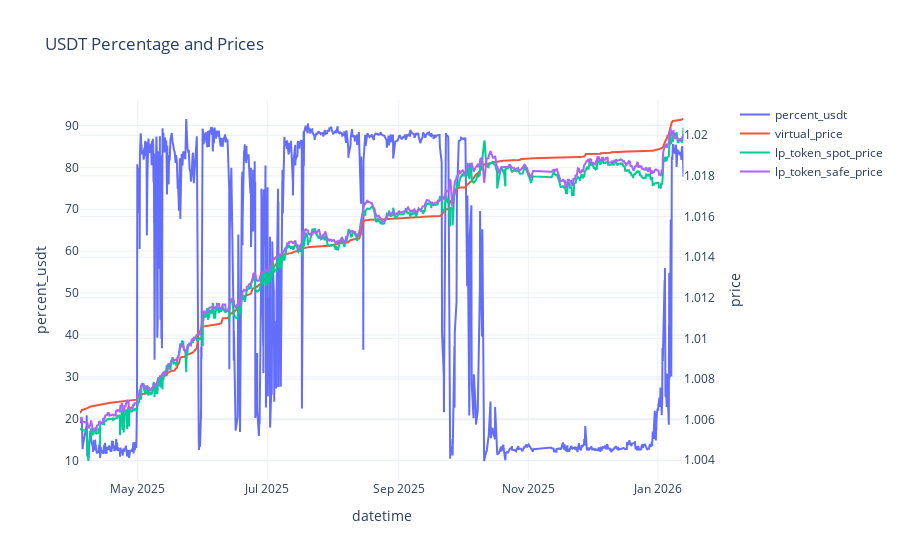

Notebook cell for this chart:
### Code cell
# Merge onchain_df and df on block
merged_df = onchain_df.merge(df[['block', 'lp_token_spot_price', 'lp_token_safe_price']], 
                               left_on=onchain_df.index, 
                               right_on=df.index, 
                               how='left')
merged_df = merged_df.set_index('key_0')

# Create the plot with multiple traces on secondary y-axis
fig = make_subplots(specs=[[{"secondary_y": True}]])

fig.add_trace(
    go.Scatter(x=merged_df.index, y=merged_df['percent_usdt'], name='percent_usdt'),
    secondary_y=False,
)

fig.add_trace(
    go.Scatter(x=merged_df.index, y=merged_df['virtual_price'], name='virtual_price'),
    secondary_y=True,
)

fig.add_trace(
    go.Scatter(x=merged_df.index, y=merged_df['lp_token_spot_price'], name='lp_token_spot_price'),
    secondary_y=True,
)

fig.add_trace(
    go.Scatter(x=merged_df.index, y=merged_df['lp_token_safe_price'], name='lp_token_safe_price'),
    secondary_y=True,
)

fig.update_xaxes(title_text="datetime")
fig.update_yaxes(title_text="percent_usdt", secondary_y=False)
fig.update_yaxes(title_text="price", secondary_y=True)
fig.update_layout(title_text="USDT Percentage and Prices")

fig.show()

### Figure 1 — Plotly figure (JSON) as saved in the notebook; plotly's stock layout.template omitted (floating-point values rounded to 4 significant figures; data arrays with more than 128 entries replaced by an {"elided": "..."} marker saying what was removed)
{"data": [{"name": "percent_usdt", "type": "scatter", "x": {"elided": "1890 str values"}, "xaxis": "x", "y": {"elided": "1890 float values"}, "yaxis": "y"}, {"name": "virtual_price", "type": "scatter", "x": {"elided": "1890 str values"}, "xaxis": "x", "y": {"elided": "1890 float values"}, "yaxis": "y2"}, {"name": "lp_token_spot_price", "type": "scatter", "x": {"elided": "1890 str values"}, "xaxis": "x", "y": {"elided": "1890 float values"}, "yaxis": "y2"}, {"name": "lp_token_safe_price", "type": "scatter", "x": {"elided": "1890 str values"}, "xaxis": "x", "y": {"elided": "1890 float values"}, "yaxis": "y2"}], "layout": {"title": {"text": "USDT Percentage and Prices"}, "xaxis": {"anchor": "y", "domain": [0, 0.94], "title": {"text": "datetime"}}, "yaxis": {"anchor": "x", "domain": [0, 1], "title": {"text": "percent_usdt"}}, "yaxis2": {"anchor": "x", "overlaying": "y", "side": "right", "title": {"text": "price"}}}}
